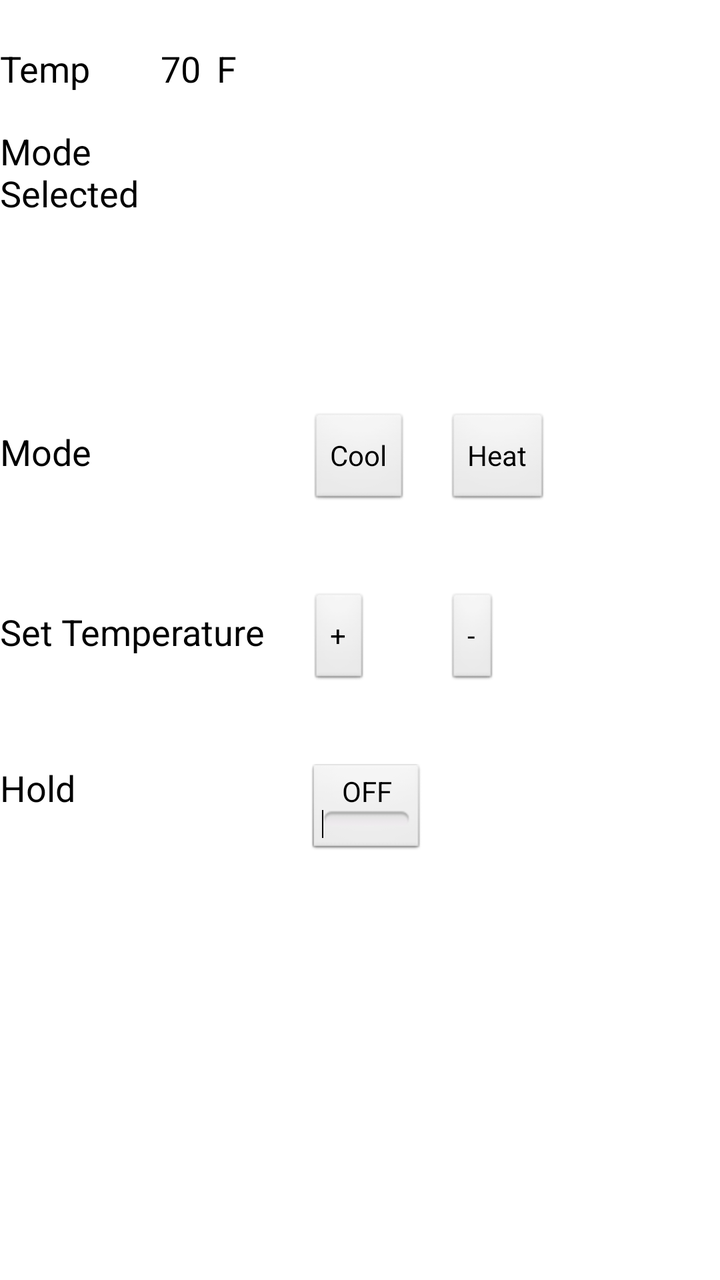
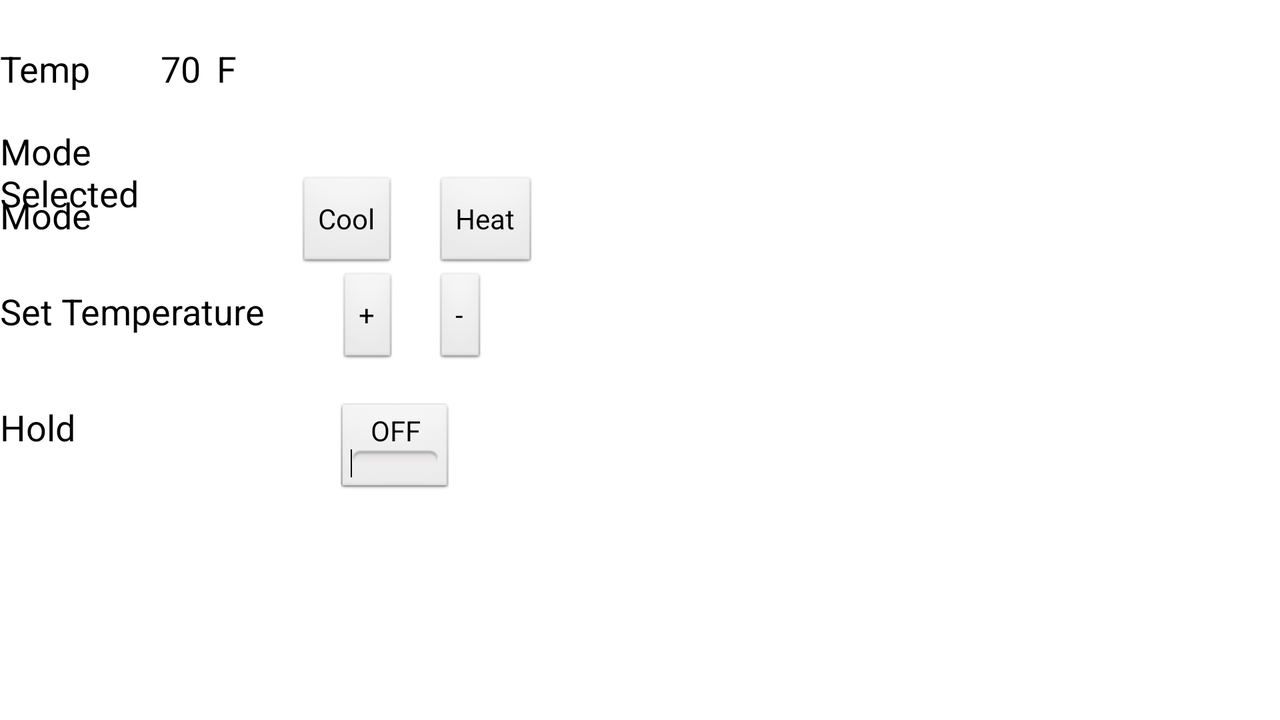

An Android layout and its configuration variant, each rendered on a device that would load it. The default file and the variant file are quoted in full after the pictures.
<!-- AndroidManifest.xml: application theme AppTheme -->
<!-- res/layout/climate_control.xml -->
<?xml version="1.0" encoding="utf-8"?>
<RelativeLayout xmlns:android="http://schemas.android.com/apk/res/android"
    android:layout_width="match_parent"
    android:layout_height="match_parent" >

    <Button
        android:id="@+id/button2"
        android:layout_width="wrap_content"
        android:layout_height="wrap_content"
        android:layout_alignBaseline="@+id/button1"
        android:layout_alignBottom="@+id/button1"
        android:layout_marginLeft="18dp"
        android:layout_toRightOf="@+id/button1"
        android:text="Heat" />

    <ToggleButton
        android:id="@+id/toggleButton1"
        android:layout_width="wrap_content"
        android:layout_height="wrap_content"
        android:layout_alignLeft="@+id/button3"
        android:layout_below="@+id/button3"
        android:layout_marginTop="38dp"
        android:text="ToggleButton" />

    <TextView
        android:id="@+id/textView1"
        android:layout_width="wrap_content"
        android:layout_height="wrap_content"
        android:layout_alignBaseline="@+id/button1"
        android:layout_alignBottom="@+id/button1"
        android:layout_alignParentLeft="true"
        android:text="Mode"
        android:textAppearance="?android:attr/textAppearanceMedium" />

    <TextView
        android:id="@+id/textView2"
        android:layout_width="wrap_content"
        android:layout_height="wrap_content"
        android:layout_alignBaseline="@+id/button3"
        android:layout_alignBottom="@+id/button3"
        android:layout_alignParentLeft="true"
        android:text="Set Temperature"
        android:textAppearance="?android:attr/textAppearanceMedium" />

    <TextView
        android:id="@+id/textView3"
        android:layout_width="wrap_content"
        android:layout_height="wrap_content"
        android:layout_alignBaseline="@+id/toggleButton1"
        android:layout_alignBottom="@+id/toggleButton1"
        android:layout_alignParentLeft="true"
        android:text="Hold"
        android:textAppearance="?android:attr/textAppearanceMedium" />

    <Button
        android:id="@+id/button1"
        android:layout_width="wrap_content"
        android:layout_height="wrap_content"
        android:layout_above="@+id/button3"
        android:layout_marginBottom="42dp"
        android:layout_marginLeft="22dp"
        android:layout_toRightOf="@+id/textView2"
        android:text="Cool" />

    <Button
        android:id="@+id/button3"
        android:layout_width="wrap_content"
        android:layout_height="wrap_content"
        android:layout_alignLeft="@+id/button1"
        android:layout_centerVertical="true"
        android:text="+" />

    <Button
        android:id="@+id/button4"
        android:layout_width="wrap_content"
        android:layout_height="wrap_content"
        android:layout_above="@+id/toggleButton1"
        android:layout_alignLeft="@+id/button2"
        android:text="-" />

    <TextView
        android:id="@+id/textView4"
        android:layout_width="wrap_content"
        android:layout_height="wrap_content"
        android:layout_alignParentLeft="true"
        android:layout_alignParentTop="true"
        android:layout_marginTop="22dp"
        android:text="Temp"
        android:textAppearance="?android:attr/textAppearanceMedium" />

    <TextView
        android:id="@+id/textView5"
        android:layout_width="wrap_content"
        android:layout_height="wrap_content"
        android:layout_alignBaseline="@+id/textView4"
        android:layout_alignBottom="@+id/textView4"
        android:layout_alignRight="@+id/textView2"
        android:layout_marginRight="32dp"
        android:text="70"
        android:textAppearance="?android:attr/textAppearanceMedium" />

    <TextView
        android:id="@+id/textView6"
        android:layout_width="wrap_content"
        android:layout_height="wrap_content"
        android:layout_alignBaseline="@+id/textView5"
        android:layout_alignBottom="@+id/textView5"
        android:layout_alignRight="@+id/textView2"
        android:layout_marginRight="14dp"
        android:text="F"
        android:textAppearance="?android:attr/textAppearanceMedium" />

    <TextView
        android:id="@+id/textView7"
        android:layout_width="wrap_content"
        android:layout_height="wrap_content"
        android:layout_below="@+id/textView4"
        android:layout_marginTop="17dp"
        android:layout_toLeftOf="@+id/textView6"
        android:text="Mode Selected"
        android:textAppearance="?android:attr/textAppearanceMedium" />

    <TextView
        android:id="@+id/textView8"
        android:layout_width="wrap_content"
        android:layout_height="wrap_content"
        android:layout_alignBaseline="@+id/textView7"
        android:layout_alignBottom="@+id/textView7"
        android:layout_alignLeft="@+id/textView5"
        android:text=""
        android:textAppearance="?android:attr/textAppearanceMedium" />

</RelativeLayout>
<!-- resources referenced by this layout -->
<resources>
  <!-- from res/values-v14/ -->
  <style name="AppTheme" parent="AppBaseTheme">
          
      </style>
  <!-- from res/values-v14/ -->
  <style name="AppBaseTheme" parent="android:Theme.Light">
          
      </style>
</resources>
<!-- res/layout-land/climate_control.xml (the repository's variant of the layout above) -->
<!-- drawn on the phone turned sideways -->
<?xml version="1.0" encoding="utf-8"?>
<RelativeLayout xmlns:android="http://schemas.android.com/apk/res/android"
    android:layout_width="match_parent"
    android:layout_height="match_parent" >

    <Button
        android:id="@+id/button2"
        android:layout_width="wrap_content"
        android:layout_height="wrap_content"
        android:layout_alignBaseline="@+id/button1"
        android:layout_alignBottom="@+id/button1"
        android:layout_marginLeft="18dp"
        android:layout_toRightOf="@+id/button1"
        android:text="Heat" />

    <TextView
        android:id="@+id/textView1"
        android:layout_width="wrap_content"
        android:layout_height="wrap_content"
        android:layout_alignBaseline="@+id/button1"
        android:layout_alignBottom="@+id/button1"
        android:layout_alignParentLeft="true"
        android:text="Mode"
        android:textAppearance="?android:attr/textAppearanceMedium" />

    <TextView
        android:id="@+id/textView2"
        android:layout_width="wrap_content"
        android:layout_height="wrap_content"
        android:layout_alignBaseline="@+id/button3"
        android:layout_alignBottom="@+id/button3"
        android:layout_alignParentLeft="true"
        android:text="Set Temperature"
        android:textAppearance="?android:attr/textAppearanceMedium" />

    <TextView
        android:id="@+id/textView3"
        android:layout_width="wrap_content"
        android:layout_height="wrap_content"
        android:layout_alignBaseline="@+id/toggleButton1"
        android:layout_alignBottom="@+id/toggleButton1"
        android:layout_alignParentLeft="true"
        android:text="Hold"
        android:textAppearance="?android:attr/textAppearanceMedium" />

    <Button
        android:id="@+id/button4"
        android:layout_width="wrap_content"
        android:layout_height="wrap_content"
        android:layout_above="@+id/toggleButton1"
        android:layout_alignLeft="@+id/button2"
        android:text="-" />

    <TextView
        android:id="@+id/textView4"
        android:layout_width="wrap_content"
        android:layout_height="wrap_content"
        android:layout_alignParentLeft="true"
        android:layout_alignParentTop="true"
        android:layout_marginTop="22dp"
        android:text="Temp"
        android:textAppearance="?android:attr/textAppearanceMedium" />

    <TextView
        android:id="@+id/textView5"
        android:layout_width="wrap_content"
        android:layout_height="wrap_content"
        android:layout_alignBaseline="@+id/textView4"
        android:layout_alignBottom="@+id/textView4"
        android:layout_alignRight="@+id/textView2"
        android:layout_marginRight="32dp"
        android:text="70"
        android:textAppearance="?android:attr/textAppearanceMedium" />

    <TextView
        android:id="@+id/textView6"
        android:layout_width="wrap_content"
        android:layout_height="wrap_content"
        android:layout_alignBaseline="@+id/textView5"
        android:layout_alignBottom="@+id/textView5"
        android:layout_alignRight="@+id/textView2"
        android:layout_marginRight="14dp"
        android:text="F"
        android:textAppearance="?android:attr/textAppearanceMedium" />

    <TextView
        android:id="@+id/textView7"
        android:layout_width="wrap_content"
        android:layout_height="wrap_content"
        android:layout_below="@+id/textView4"
        android:layout_marginTop="17dp"
        android:layout_toLeftOf="@+id/textView6"
        android:text="Mode Selected"
        android:textAppearance="?android:attr/textAppearanceMedium" />

    <TextView
        android:id="@+id/textView8"
        android:layout_width="wrap_content"
        android:layout_height="wrap_content"
        android:layout_alignBaseline="@+id/textView7"
        android:layout_alignBottom="@+id/textView7"
        android:layout_alignLeft="@+id/textView5"
        android:text=""
        android:textAppearance="?android:attr/textAppearanceMedium" />

    <ToggleButton
        android:id="@+id/toggleButton1"
        android:layout_width="wrap_content"
        android:layout_height="wrap_content"
        android:layout_alignLeft="@+id/button3"
        android:layout_below="@+id/button3"
        android:layout_marginTop="18dp"
        android:text="ToggleButton" />

    <Button
        android:id="@+id/button1"
        android:layout_width="wrap_content"
        android:layout_height="wrap_content"
        android:layout_below="@+id/textView8"
        android:layout_marginLeft="16dp"
        android:layout_toRightOf="@+id/textView2"
        android:text="Cool" />

    <Button
        android:id="@+id/button3"
        android:layout_width="wrap_content"
        android:layout_height="wrap_content"
        android:layout_below="@+id/button1"
        android:layout_toLeftOf="@+id/button2"
        android:text="+" />

</RelativeLayout>
